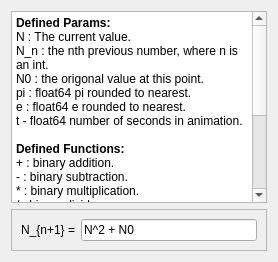
             <widget class="QWidget" name="tab_4">
              <attribute name="title">
               <string>Complex</string>
              </attribute>
              <layout class="QVBoxLayout" name="verticalLayout">
               <item>
                <widget class="QTextBrowser" name="textBrowser_3">
                 <property name="html">
                  <string>&lt;!DOCTYPE HTML PUBLIC &quot;-//W3C//DTD HTML 4.0//EN&quot; &quot;http://www.w3.org/TR/REC-html40/strict.dtd&quot;&gt;
&lt;html&gt;&lt;head&gt;&lt;meta name=&quot;qrichtext&quot; content=&quot;1&quot; /&gt;&lt;meta charset=&quot;utf-8&quot; /&gt;&lt;style type=&quot;text/css&quot;&gt;
p, li { white-space: pre-wrap; }
hr { height: 1px; border-width: 0; }
li.unchecked::marker { content: &quot;\2610&quot;; }
li.checked::marker { content: &quot;\2612&quot;; }
&lt;/style&gt;&lt;/head&gt;&lt;body style=&quot; font-family:'Segoe UI'; font-size:9pt; font-weight:400; font-style:normal;&quot;&gt;
&lt;p style=&quot; margin-top:0px; margin-bottom:0px; margin-left:0px; margin-right:0px; -qt-block-indent:0; text-indent:0px;&quot;&gt;&lt;span style=&quot; font-weight:700;&quot;&gt;Defined Params:&lt;/span&gt;&lt;/p&gt;
&lt;p style=&quot; margin-top:0px; margin-bottom:0px; margin-left:0px; margin-right:0px; -qt-block-indent:0; text-indent:0px;&quot;&gt;N : The current value.&lt;/p&gt;
&lt;p style=&quot; margin-top:0px; margin-bottom:0px; margin-left:0px; margin-right:0px; -qt-block-indent:0; text-indent:0px;&quot;&gt;N_n : the nth previous number, where n is an int.&lt;/p&gt;
&lt;p style=&quot; margin-top:0px; margin-bottom:0px; margin-left:0px; margin-right:0px; -qt-block-indent:0; text-indent:0px;&quot;&gt;N0 : the origonal value at this point.&lt;/p&gt;
&lt;p style=&quot; margin-top:0px; margin-bottom:0px; margin-left:0px; margin-right:0px; -qt-block-indent:0; text-indent:0px;&quot;&gt;pi : float64 pi rounded to nearest.&lt;/p&gt;
&lt;p style=&quot; margin-top:0px; margin-bottom:0px; margin-left:0px; margin-right:0px; -qt-block-indent:0; text-indent:0px;&quot;&gt;e : float64 e rounded to nearest.&lt;/p&gt;
&lt;p style=&quot; margin-top:0px; margin-bottom:0px; margin-left:0px; margin-right:0px; -qt-block-indent:0; text-indent:0px;&quot;&gt;t - float64 number of seconds in animation.&lt;/p&gt;
&lt;p style=&quot;-qt-paragraph-type:empty; margin-top:0px; margin-bottom:0px; margin-left:0px; margin-right:0px; -qt-block-indent:0; text-indent:0px;&quot;&gt;&lt;br /&gt;&lt;/p&gt;
&lt;p style=&quot; margin-top:0px; margin-bottom:0px; margin-left:0px; margin-right:0px; -qt-block-indent:0; text-indent:0px;&quot;&gt;&lt;span style=&quot; font-weight:700;&quot;&gt;Defined Functions:&lt;/span&gt;&lt;/p&gt;
&lt;p style=&quot; margin-top:0px; margin-bottom:0px; margin-left:0px; margin-right:0px; -qt-block-indent:0; text-indent:0px;&quot;&gt;+ : binary addition.&lt;/p&gt;
&lt;p style=&quot; margin-top:0px; margin-bottom:0px; margin-left:0px; margin-right:0px; -qt-block-indent:0; text-indent:0px;&quot;&gt;- : binary subtraction.&lt;/p&gt;
&lt;p style=&quot; margin-top:0px; margin-bottom:0px; margin-left:0px; margin-right:0px; -qt-block-indent:0; text-indent:0px;&quot;&gt;* : binary multiplication.&lt;/p&gt;
&lt;p style=&quot; margin-top:0px; margin-bottom:0px; margin-left:0px; margin-right:0px; -qt-block-indent:0; text-indent:0px;&quot;&gt;/ : binary divide.&lt;/p&gt;
&lt;p style=&quot; margin-top:0px; margin-bottom:0px; margin-left:0px; margin-right:0px; -qt-block-indent:0; text-indent:0px;&quot;&gt;^ : binary power.&lt;/p&gt;
&lt;p style=&quot;-qt-paragraph-type:empty; margin-top:0px; margin-bottom:0px; margin-left:0px; margin-right:0px; -qt-block-indent:0; text-indent:0px;&quot;&gt;&lt;br /&gt;&lt;/p&gt;
&lt;p style=&quot; margin-top:0px; margin-bottom:0px; margin-left:0px; margin-right:0px; -qt-block-indent:0; text-indent:0px;&quot;&gt;sin( ... ) : measured in radians &lt;/p&gt;
&lt;p style=&quot; margin-top:0px; margin-bottom:0px; margin-left:0px; margin-right:0px; -qt-block-indent:0; text-indent:0px;&quot;&gt;cos( ... ) : measured in radians&lt;/p&gt;
&lt;p style=&quot;-qt-paragraph-type:empty; margin-top:0px; margin-bottom:0px; margin-left:0px; margin-right:0px; -qt-block-indent:0; text-indent:0px;&quot;&gt;&lt;br /&gt;&lt;/p&gt;
&lt;p style=&quot; margin-top:0px; margin-bottom:0px; margin-left:0px; margin-right:0px; -qt-block-indent:0; text-indent:0px;&quot;&gt;round( ... ) : round to nearest&lt;/p&gt;
&lt;p style=&quot; margin-top:0px; margin-bottom:0px; margin-left:0px; margin-right:0px; -qt-block-indent:0; text-indent:0px;&quot;&gt;floor( ... ) : round down&lt;/p&gt;
&lt;p style=&quot; margin-top:0px; margin-bottom:0px; margin-left:0px; margin-right:0px; -qt-block-indent:0; text-indent:0px;&quot;&gt;ceil( ... ) : round up&lt;/p&gt;
&lt;p style=&quot; margin-top:0px; margin-bottom:0px; margin-left:0px; margin-right:0px; -qt-block-indent:0; text-indent:0px;&quot;&gt;n % m : modulo&lt;/p&gt;
&lt;p style=&quot;-qt-paragraph-type:empty; margin-top:0px; margin-bottom:0px; margin-left:0px; margin-right:0px; -qt-block-indent:0; text-indent:0px;&quot;&gt;&lt;br /&gt;&lt;/p&gt;&lt;/body&gt;&lt;/html&gt;</string>
                 </property>
                </widget>
               </item>
               <item>
                <widget class="QFrame" name="frame_2">
                 <property name="frameShape">
                  <enum>QFrame::StyledPanel</enum>
                 </property>
                 <property name="frameShadow">
                  <enum>QFrame::Raised</enum>
                 </property>
                 <layout class="QHBoxLayout" name="horizontalLayout_2">
                  <item>
                   <widget class="QLabel" name="label_2">
                    <property name="text">
                     <string>N_{n+1} =</string>
                    </property>
                   </widget>
                  </item>
                  <item>
                   <widget class="QLineEdit" name="LineEdit_Complex">
                    <property name="text">
                     <string>N^2 + N0</string>
                    </property>
                   </widget>
                  </item>
                 </layout>
                </widget>
               </item>
              </layout>
             </widget>
